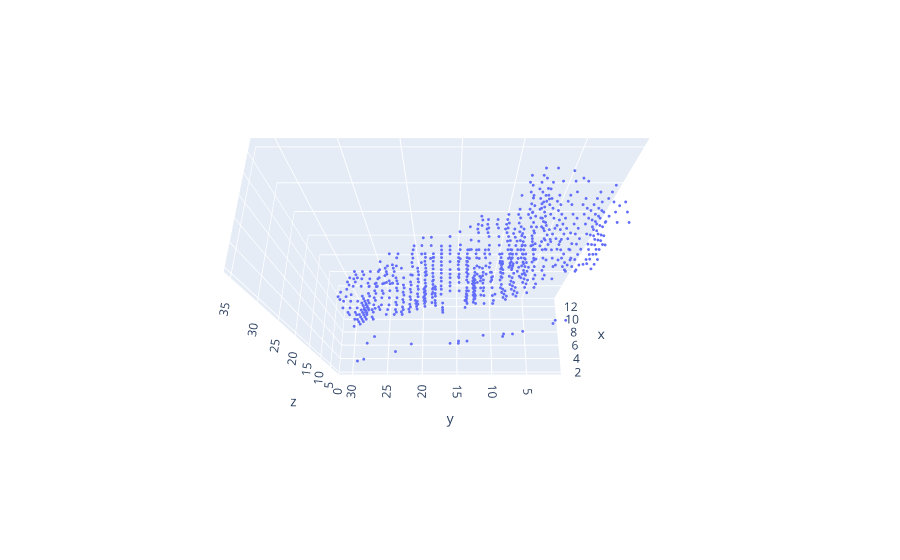

Here is the notebook cell this chart was saved with:
### Code cell
cld.draw(list(buckets_c1.values())[0])

### Figure 1 — Plotly figure (JSON) as saved in the notebook; plotly's stock layout.template omitted (floating-point values rounded to 4 significant figures; data arrays with more than 128 entries replaced by an {"elided": "..."} marker saying what was removed)
{"data": [{"marker": {"opacity": 1, "size": 1}, "mode": "markers", "type": "scatter3d", "x": {"elided": "753 int values"}, "y": {"elided": "753 int values"}, "z": {"elided": "753 int values"}}], "layout": {"legend": {"itemsizing": "constant"}, "scene": {"aspectmode": "data", "camera": {"eye": {"x": -0.8, "y": 0, "z": 2}}}, "title": {"text": ""}}}
